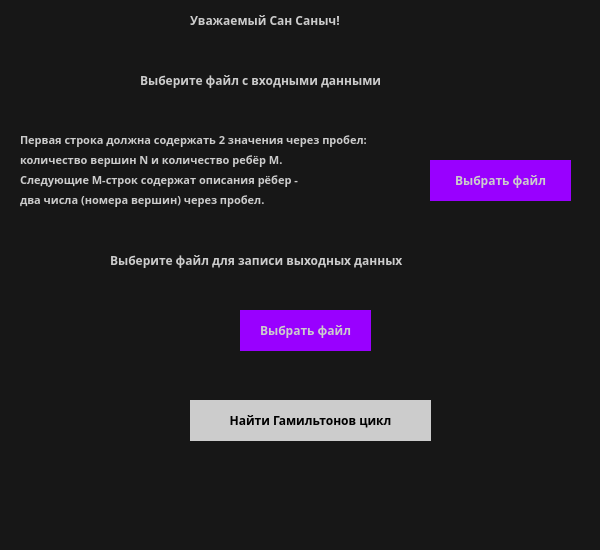
<?xml version="1.0" encoding="UTF-8"?>
<ui version="4.0">
 <class>MainWindow</class>
 <widget class="QMainWindow" name="MainWindow">
  <property name="geometry">
   <rect>
    <x>0</x>
    <y>0</y>
    <width>600</width>
    <height>550</height>
   </rect>
  </property>
  <property name="minimumSize">
   <size>
    <width>600</width>
    <height>550</height>
   </size>
  </property>
  <property name="maximumSize">
   <size>
    <width>600</width>
    <height>550</height>
   </size>
  </property>
  <property name="windowTitle">
   <string>Поиск Гамильтонового цикла</string>
  </property>
  <property name="windowIcon">
   <iconset>
    <normaloff>../Downloads/favicon.ico</normaloff>../Downloads/favicon.ico</iconset>
  </property>
  <property name="styleSheet">
   <string notr="true">
background-color: #171717;
</string>
  </property>
  <widget class="QWidget" name="centralwidget">
   <widget class="QPushButton" name="pushButton">
    <property name="geometry">
     <rect>
      <x>430</x>
      <y>160</y>
      <width>141</width>
      <height>41</height>
     </rect>
    </property>
    <property name="font">
     <font>
      <family>Montserrat ExtraBold</family>
      <weight>75</weight>
      <bold>true</bold>
     </font>
    </property>
    <property name="styleSheet">
     <string notr="true">QPushButton{
color:#cccccc;
background-color: #9900ff ;
border:none;
}
QPushButton:Hover{
color:#9900ff;
background-color: #171717 ;
border:none;
}</string>
    </property>
    <property name="text">
     <string>Выбрать файл</string>
    </property>
   </widget>
   <widget class="QLabel" name="label_3">
    <property name="geometry">
     <rect>
      <x>140</x>
      <y>70</y>
      <width>350</width>
      <height>20</height>
     </rect>
    </property>
    <property name="minimumSize">
     <size>
      <width>350</width>
      <height>20</height>
     </size>
    </property>
    <property name="maximumSize">
     <size>
      <width>350</width>
      <height>20</height>
     </size>
    </property>
    <property name="font">
     <font>
      <family>Montserrat ExtraBold</family>
      <pointsize>9</pointsize>
      <weight>75</weight>
      <bold>true</bold>
     </font>
    </property>
    <property name="styleSheet">
     <string notr="true">color:rgb(204, 204, 204);</string>
    </property>
    <property name="text">
     <string>Выберите файл с входными данными</string>
    </property>
   </widget>
   <widget class="QLabel" name="label_4">
    <property name="geometry">
     <rect>
      <x>20</x>
      <y>130</y>
      <width>450</width>
      <height>20</height>
     </rect>
    </property>
    <property name="minimumSize">
     <size>
      <width>450</width>
      <height>20</height>
     </size>
    </property>
    <property name="maximumSize">
     <size>
      <width>380</width>
      <height>20</height>
     </size>
    </property>
    <property name="font">
     <font>
      <family>Montserrat ExtraBold</family>
      <pointsize>8</pointsize>
      <weight>75</weight>
      <bold>true</bold>
     </font>
    </property>
    <property name="styleSheet">
     <string notr="true">color:rgb(204, 204, 204);</string>
    </property>
    <property name="text">
     <string>Первая строка должна содержать 2 значения через пробел: </string>
    </property>
   </widget>
   <widget class="QLabel" name="label_5">
    <property name="geometry">
     <rect>
      <x>20</x>
      <y>150</y>
      <width>340</width>
      <height>20</height>
     </rect>
    </property>
    <property name="minimumSize">
     <size>
      <width>340</width>
      <height>20</height>
     </size>
    </property>
    <property name="maximumSize">
     <size>
      <width>295</width>
      <height>20</height>
     </size>
    </property>
    <property name="font">
     <font>
      <family>Montserrat ExtraBold</family>
      <pointsize>8</pointsize>
      <weight>75</weight>
      <bold>true</bold>
     </font>
    </property>
    <property name="styleSheet">
     <string notr="true">color:rgb(204, 204, 204);</string>
    </property>
    <property name="text">
     <string>количество вершин N и количество ребёр M.</string>
    </property>
   </widget>
   <widget class="QLabel" name="label_6">
    <property name="geometry">
     <rect>
      <x>20</x>
      <y>170</y>
      <width>360</width>
      <height>20</height>
     </rect>
    </property>
    <property name="minimumSize">
     <size>
      <width>360</width>
      <height>20</height>
     </size>
    </property>
    <property name="maximumSize">
     <size>
      <width>360</width>
      <height>20</height>
     </size>
    </property>
    <property name="font">
     <font>
      <family>Montserrat ExtraBold</family>
      <pointsize>8</pointsize>
      <weight>75</weight>
      <bold>true</bold>
     </font>
    </property>
    <property name="styleSheet">
     <string notr="true">color:rgb(204, 204, 204);</string>
    </property>
    <property name="text">
     <string>Следующие M-строк содержат описания рёбер - </string>
    </property>
   </widget>
   <widget class="QLabel" name="label_7">
    <property name="geometry">
     <rect>
      <x>20</x>
      <y>190</y>
      <width>305</width>
      <height>20</height>
     </rect>
    </property>
    <property name="minimumSize">
     <size>
      <width>305</width>
      <height>20</height>
     </size>
    </property>
    <property name="maximumSize">
     <size>
      <width>305</width>
      <height>20</height>
     </size>
    </property>
    <property name="font">
     <font>
      <family>Montserrat ExtraBold</family>
      <pointsize>8</pointsize>
      <weight>75</weight>
      <bold>true</bold>
     </font>
    </property>
    <property name="styleSheet">
     <string notr="true">color:rgb(204, 204, 204);</string>
    </property>
    <property name="text">
     <string>два числа (номера вершин) через пробел.</string>
    </property>
   </widget>
   <widget class="QLabel" name="label_8">
    <property name="geometry">
     <rect>
      <x>110</x>
      <y>250</y>
      <width>410</width>
      <height>20</height>
     </rect>
    </property>
    <property name="minimumSize">
     <size>
      <width>410</width>
      <height>20</height>
     </size>
    </property>
    <property name="maximumSize">
     <size>
      <width>410</width>
      <height>20</height>
     </size>
    </property>
    <property name="font">
     <font>
      <family>Montserrat ExtraBold</family>
      <pointsize>9</pointsize>
      <weight>75</weight>
      <bold>true</bold>
     </font>
    </property>
    <property name="styleSheet">
     <string notr="true">color:rgb(204, 204, 204);</string>
    </property>
    <property name="text">
     <string>Выберите файл для записи выходных данных</string>
    </property>
   </widget>
   <widget class="QPushButton" name="pushButton_2">
    <property name="geometry">
     <rect>
      <x>240</x>
      <y>310</y>
      <width>131</width>
      <height>41</height>
     </rect>
    </property>
    <property name="font">
     <font>
      <family>Montserrat ExtraBold</family>
      <weight>75</weight>
      <bold>true</bold>
     </font>
    </property>
    <property name="styleSheet">
     <string notr="true">QPushButton{
color:#cccccc;
background-color: #9900ff ;
border:none;
}
QPushButton:Hover{
color:#9900ff;
background-color: #171717 ;
border:none;
}</string>
    </property>
    <property name="text">
     <string>Выбрать файл</string>
    </property>
   </widget>
   <widget class="QPushButton" name="pushButton_3">
    <property name="geometry">
     <rect>
      <x>190</x>
      <y>400</y>
      <width>241</width>
      <height>41</height>
     </rect>
    </property>
    <property name="font">
     <font>
      <family>Montserrat ExtraBold</family>
      <weight>75</weight>
      <bold>true</bold>
     </font>
    </property>
    <property name="styleSheet">
     <string notr="true">QPushButton{
color:#000000;
background-color: #cccccc ;
border:none;
}
QPushButton:Hover{
color:#9900ff;
background-color: #171717 ;
border:none;
}</string>
    </property>
    <property name="text">
     <string>Найти Гамильтонов цикл</string>
    </property>
   </widget>
   <widget class="QLabel" name="label_9">
    <property name="geometry">
     <rect>
      <x>190</x>
      <y>10</y>
      <width>260</width>
      <height>20</height>
     </rect>
    </property>
    <property name="minimumSize">
     <size>
      <width>260</width>
      <height>20</height>
     </size>
    </property>
    <property name="maximumSize">
     <size>
      <width>260</width>
      <height>20</height>
     </size>
    </property>
    <property name="font">
     <font>
      <family>Montserrat ExtraBold</family>
      <pointsize>9</pointsize>
      <weight>75</weight>
      <bold>true</bold>
     </font>
    </property>
    <property name="styleSheet">
     <string notr="true">color:rgb(204, 204, 204);</string>
    </property>
    <property name="text">
     <string>Уважаемый Сан Саныч!</string>
    </property>
   </widget>
  </widget>
  <widget class="QStatusBar" name="statusbar"/>
 </widget>
 <resources/>
 <connections/>
</ui>
